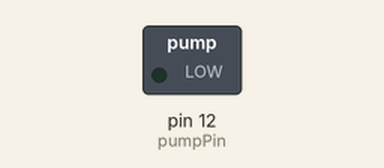
This sketch was run on a simulated Arduino Uno, built with avr-gcc and run on an emulated ATmega328P. On the bench: switched loads named in the sketch (green lamp = pin HIGH). Pins used as bus, display or sensor lines are not drawn.

Above: at 1.0 s.
At 3.0 s:
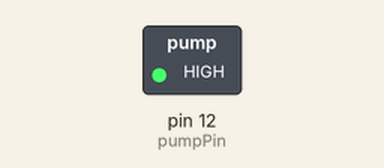
Timing chart, 0 to 5.2 s (numbered marks = the images above):
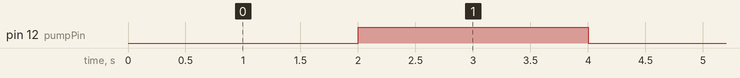

The sketch:

Water_Pump.ino
```cpp
const unsigned int pumpPin = 12;
const unsigned int powerPin = A0;

void setup() {
  // put your setup code here, to run once:
  pinMode (pumpPin, OUTPUT);
  pinMode (powerPin, OUTPUT);

  digitalWrite(powerPin, HIGH);

}

void loop() {
  // put your main code here, to run repeatedly:
  digitalWrite(pumpPin, LOW);
  delay(2000);
  digitalWrite(pumpPin, HIGH);
  delay(2000);

}
```

Measured:
- by itself, pin 12 (pumpPin): alternates HIGH for 2.0 s and LOW for 2.0 s
